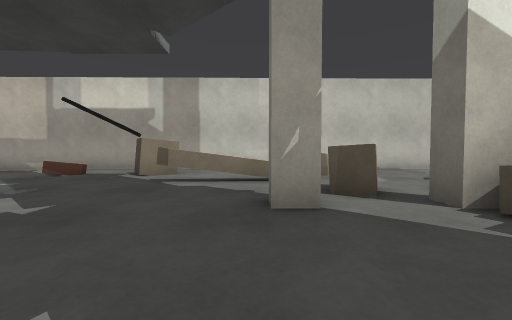
view 1 (above)

24 first-person views from a walk through a robot-simulator world made for Gazebo. The camera is 0.72 m above the floor, tilts 2° down and sees 90° across. The floor is counted in squares, 1 m on a side. Each view is taken from the middle of a square. On the plan, view 1 faces up. The plan holds only what a view shows up to about 9 squares ahead; the rest is blank.

view 2
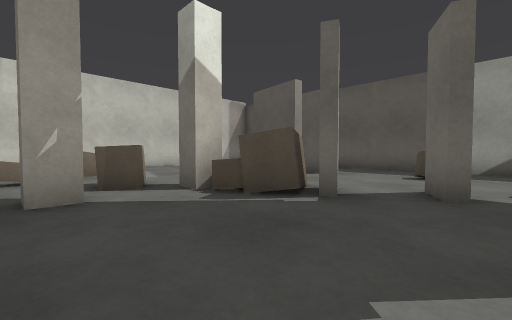

view 3
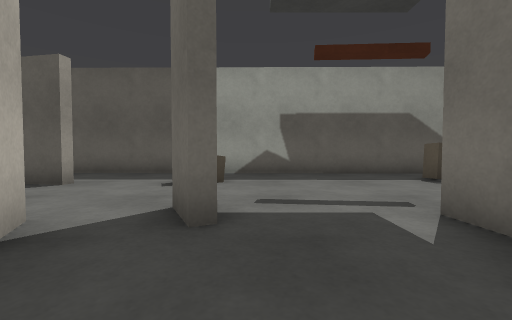

view 4
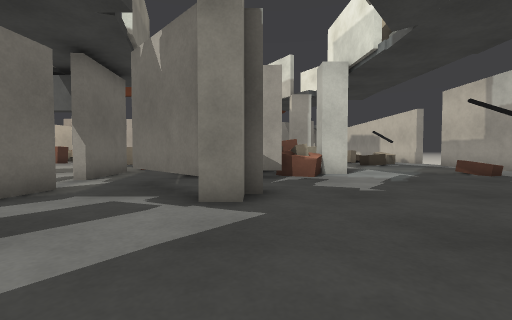

view 5
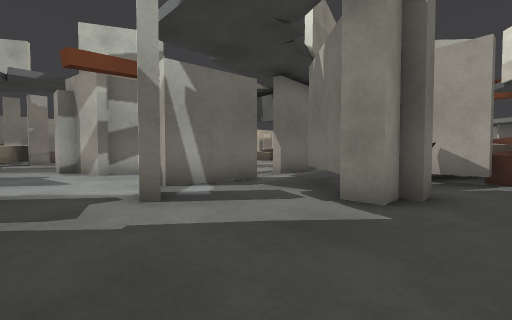

view 6
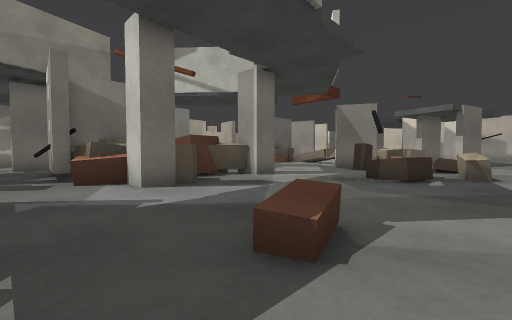

view 7
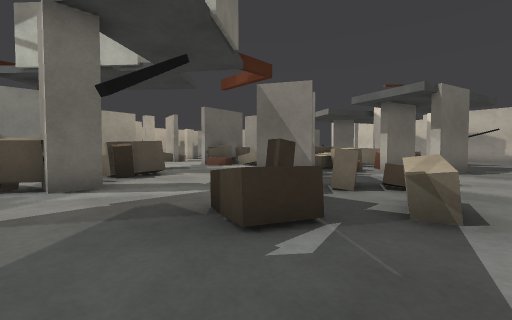

view 8
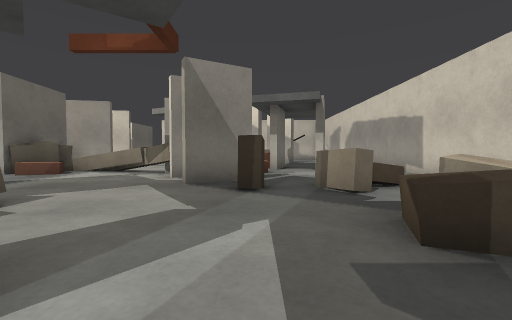

view 9
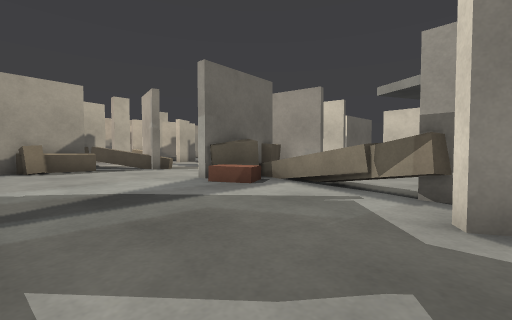

view 10
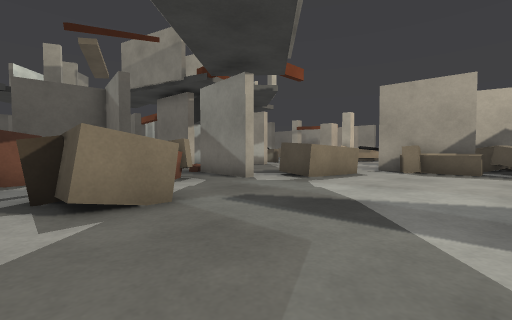

view 11
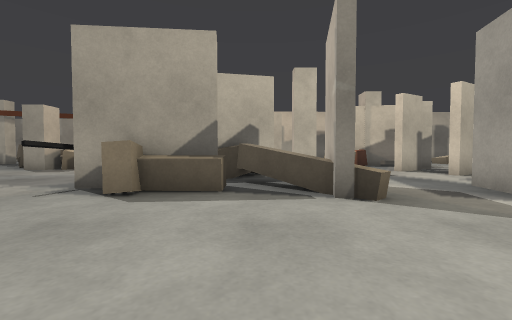

view 12
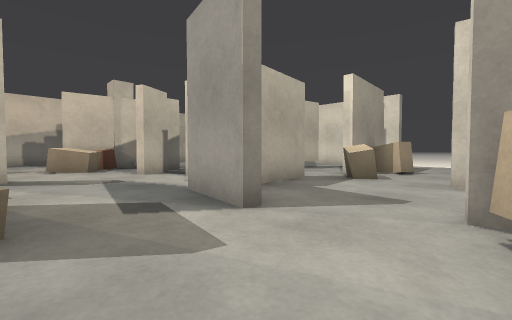

view 13
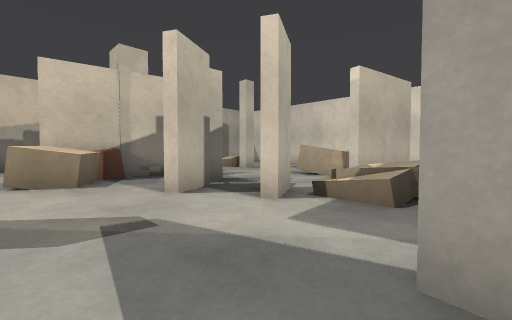

view 14
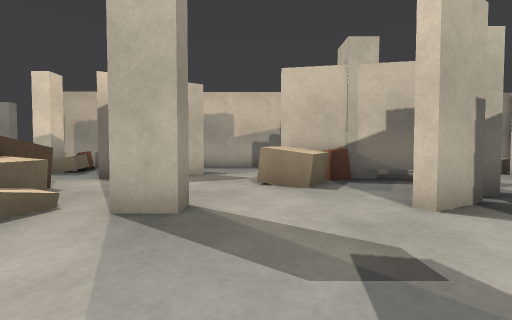

view 15
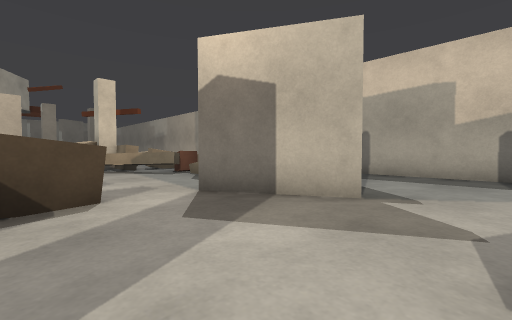

view 16
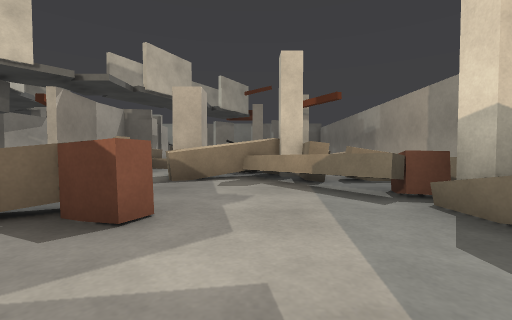

view 17
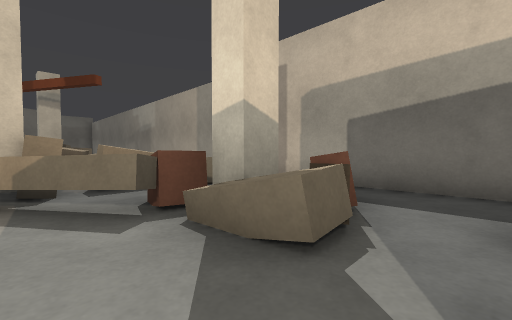

view 18
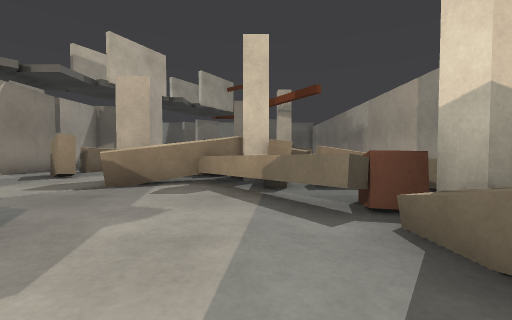

view 19
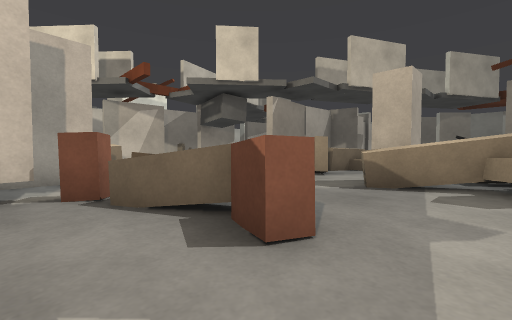

view 20
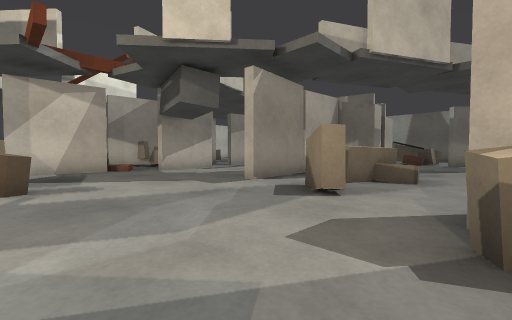

view 21
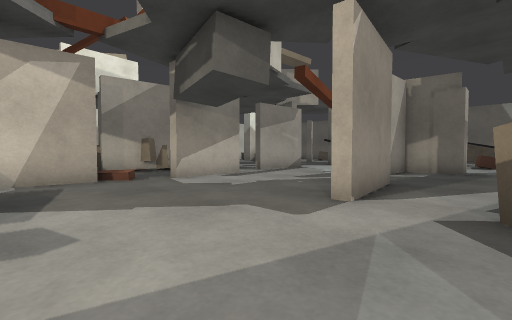

view 22
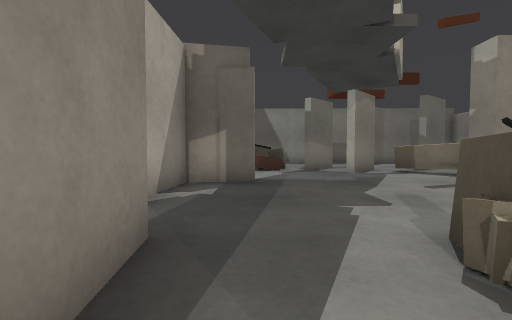

view 23
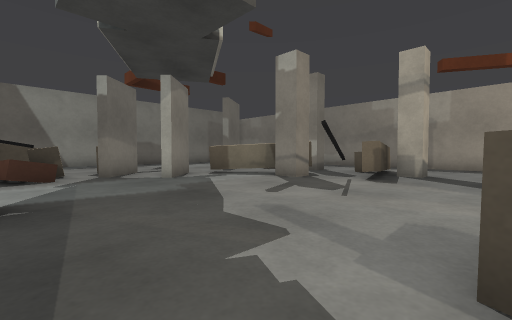

view 24
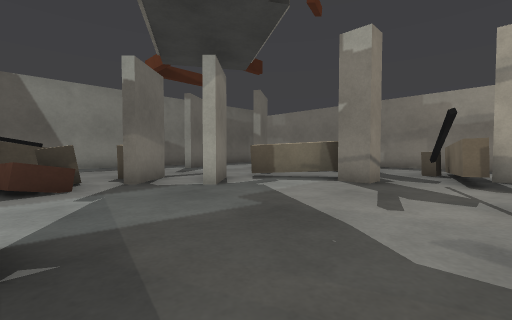

### Floor plan
Key: @ floor where view 1 was taken; # wall or solid block; x gap in a wall; . floor; = window, fence, low wall or low ledge; B brown box; L black box; P pillar; G grey box; A gate; O other object.
Columns run from 28 left of view 1 to 11 right of it. Each row starts with its distance up from view 1.
 10           #####
  9         ................. ..    ..
  8         ##.. BBBB.....BBBB...BB ..
  7          G...BB..BL.....L........
  6           ....B..B........BBB....
  5           OOGGB...............B.  #   .#
  4            GGG.......BP.....PBBP  #.#.##
  3            PG....PGB.BB.....P..BB ....#
  2           PP.....B.BBBBB.......BB.....#
  1          .B.....BB.BBBBO.PP.....G...B.#
  0          .B.....BB  B O#.. .@....G..B.#
 -1           BB......OB  O#x#............#
 -2           BB........ .......G.........#
 -3        #=#B#.....###B.##..##... #.....#
 -4     #..#........AA.......   ...   ....#
 -5 ................AA........ ....    ...#
 -6 .B..............AA........ ....     B.#
 -7  B.B...#..B#..B..B........###..       #
 -8  ##.####..#BBB##L.....###...#..   LL  #
 -9    .BB......B...............P...BBL   #
-10     BB......BB#B.....BBB#.......BBB   #
-11 ### .GG.....BB.BB....B..B.......GB..
-12   B...GG..P.BB..B..............GGB..
-13   B..P ......B..B..BPP. .......GG..
-14    ..  .B....B..B...B.  ...L..==..
-15    ..# BBB..........BO O...LPP#..
-16  O....PB#.. ##....BBPPOBB..#.=..
-17  O  .#   ..##  ..BBBB  B .P=...
-18  BB      ...   BBBBB   B ..#B
-19          ...   .BPBB     ..=.
-20          .... ..B.BB     .
-21          ##########  #######

Where each view was taken, in squares from view 1:
view 1: 0 up, 0 right, facing up
view 2: 1 down, 0 right, facing up-right
view 3: 1 down, 2 right, facing right
view 4: 1 up, 2 right, facing left
view 5: 2 up, 2 right, facing down-left
view 6: 9 up, 4 left, facing down-left
view 7: 9 up, 9 left, facing down-left
view 8: 5 up, 9 left, facing left
view 9: 3 up, 13 left, facing down-left
view 10: 2 up, 16 left, facing down-right
view 11: 3 down, 16 left, facing down
view 12: 4 down, 18 left, facing down-left
view 13: 8 down, 19 left, facing down-left
view 14: 9 down, 19 left, facing down
view 15: 13 down, 19 left, facing down-right
view 16: 15 down, 15 left, facing right
view 17: 16 down, 14 left, facing down-right
view 18: 16 down, 14 left, facing right
view 19: 15 down, 14 left, facing up-right
view 20: 13 down, 11 left, facing up-right
view 21: 10 down, 10 left, facing up-right
view 22: 9 down, 6 left, facing right
view 23: 9 down, 4 left, facing down-right
view 24: 9 down, 2 left, facing down-right
